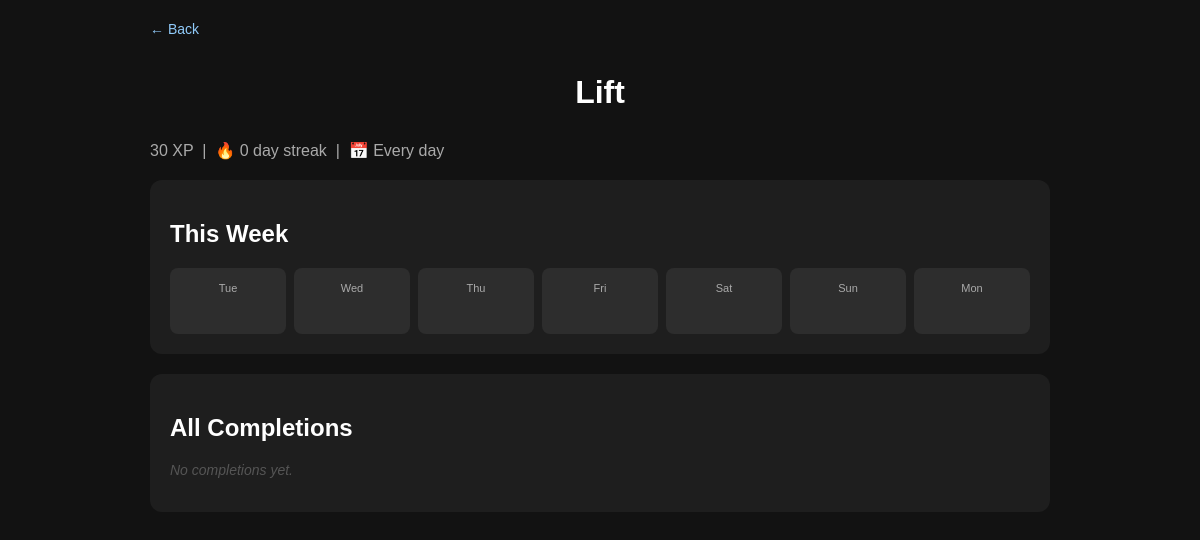
The page /habit/3/history on the database its author committed.
### tables this page shows
CREATE TABLE habits (
        id     INTEGER PRIMARY KEY AUTOINCREMENT,
        name   TEXT    NOT NULL,
        xp     INTEGER NOT NULL DEFAULT 10,
        streak INTEGER NOT NULL DEFAULT 0
    , streak_freezes INTEGER DEFAULT 0, sort_order INTEGER DEFAULT 0, pinned INTEGER DEFAULT 0, schedule TEXT DEFAULT '1111111');

### app.py (the view)
@app.route("/habit/<int:habit_id>/history")
def habit_history(habit_id):
    db    = get_db()
    habit = db.execute(
        "SELECT * FROM habits WHERE id = ?", (habit_id,)
    ).fetchone()
    if not habit:
        return redirect(url_for("home"))
    logs = db.execute("""
        SELECT id, timestamp, note
        FROM habit_logs
        WHERE habit_id = ?
        ORDER BY timestamp DESC
    """, (habit_id,)).fetchall()
    today     = get_today()
    week_days = [(today - timedelta(days=i)) for i in range(6, -1, -1)]
    completed_dates = set()
    for row in logs:
        completed_dates.add(row["timestamp"][:10])
    week_grid = []
    for d in week_days:
        week_grid.append({
            "date":      d,
            "label":     d.strftime("%a"),
            "completed": d.isoformat() in completed_dates,
        })
    return render_template(
        "history.html",
        habit=habit,
        logs=logs,
        week_grid=week_grid,
        schedule_display=schedule_display(habit["schedule"]),
    )

### app.py (called while the page is built)
def get_db():
    if "db" not in g:
        g.db = sqlite3.connect(DATABASE)
        g.db.row_factory = sqlite3.Row
        g.db.execute("PRAGMA journal_mode=WAL")
    return g.db

def schedule_display(schedule):
    days  = ["Mon", "Tue", "Wed", "Thu", "Fri", "Sat", "Sun"]
    if not schedule or len(schedule) != 7:
        return "Every day"
    active = [days[i] for i, c in enumerate(schedule) if c == '1']
    if len(active) == 7:
        return "Every day"
    if len(active) == 0:
        return "Never"
    return " · ".join(active)

def get_today():
    return date.today()

### templates/history.html (shortened to what this page needs)
<!DOCTYPE html>
<html lang="en">
<head>
    <link rel="stylesheet" href="{{ url_for('static', filename='style.css') }}">
</head>
<body>
<div class="container">
    <a href="/" class="back-link">← Back</a>
    <h1>{{ habit.name }}</h1>
    <p class="habit-meta">
        {{ habit.xp }} XP &nbsp;|&nbsp;
        🔥 {{ habit.streak }} day streak &nbsp;|&nbsp;
        📅 {{ schedule_display }}
    </p>
    <div class="section">
        <h2>This Week</h2>
        <div class="week-grid">
            {% for day in week_grid %}
            <div class="week-cell {% if day.completed %}week-done{% endif %}">
                <span class="week-label">{{ day.label }}</span>
                <span class="week-dot">{% if day.completed %}✓{% endif %}</span>
            </div>
            {% endfor %}
        </div>
    </div>
    <div class="section">
        <h2>All Completions</h2>
        {% if logs %}
        <table class="log-table">
            <thead>
                <tr>
                    <th>#</th>
                    <th>Date</th>
                    <th>Time</th>
                    <th>Note</th>
                </tr>
            </thead>
            <tbody>
                {% for log in logs %}
                <tr>
                    <td>{{ loop.index }}</td>
                    <td>{{ log.timestamp[:10] }}</td>
                    <td>{{ log.timestamp[11:16] }}</td>
                    <td class="log-note">{{ log.note or '—' }}</td>
                </tr>
                {% endfor %}
            </tbody>
        </table>
        {% else %}
        <p class="empty-note">No completions yet.</p>
        {% endif %}
    </div>
</div>
</body>
</html>

### static/style.css (style rules this page uses)
body { font-family: Arial, sans-serif; background: #121212; color: white; margin: 0; padding: 20px; }
.container { max-width: 900px; margin: auto; }
h1 { text-align: center; margin-bottom: 30px; }
.section { background: #1e1e1e; padding: 20px; border-radius: 12px; margin-bottom: 20px; }
.back-link { display: inline-block; color: #90caf9; text-decoration: none; margin-bottom: 16px; font-size: 14px; }
.habit-meta { color: #aaa; margin-bottom: 20px; }
.week-grid { display: flex; gap: 8px; }
.week-cell { flex: 1; background: #2d2d2d; border-radius: 8px; padding: 12px 4px; text-align: center; border: 2px solid transparent; }
.week-label { display: block; font-size: 11px; color: #aaa; margin-bottom: 6px; }
.week-dot { display: block; font-size: 16px; color: #4caf50; min-height: 20px; }
.empty-note { color: #555; font-style: italic; font-size: 14px; }

### rows shown on the page
habits: name "Lift", xp "30", streak "0"

### other values the page prints
{{ schedule_display }} "Every day"
{{ day.label }} "Tue" "Wed" "Thu" "Fri" "Sat" "Sun" "Mon"
